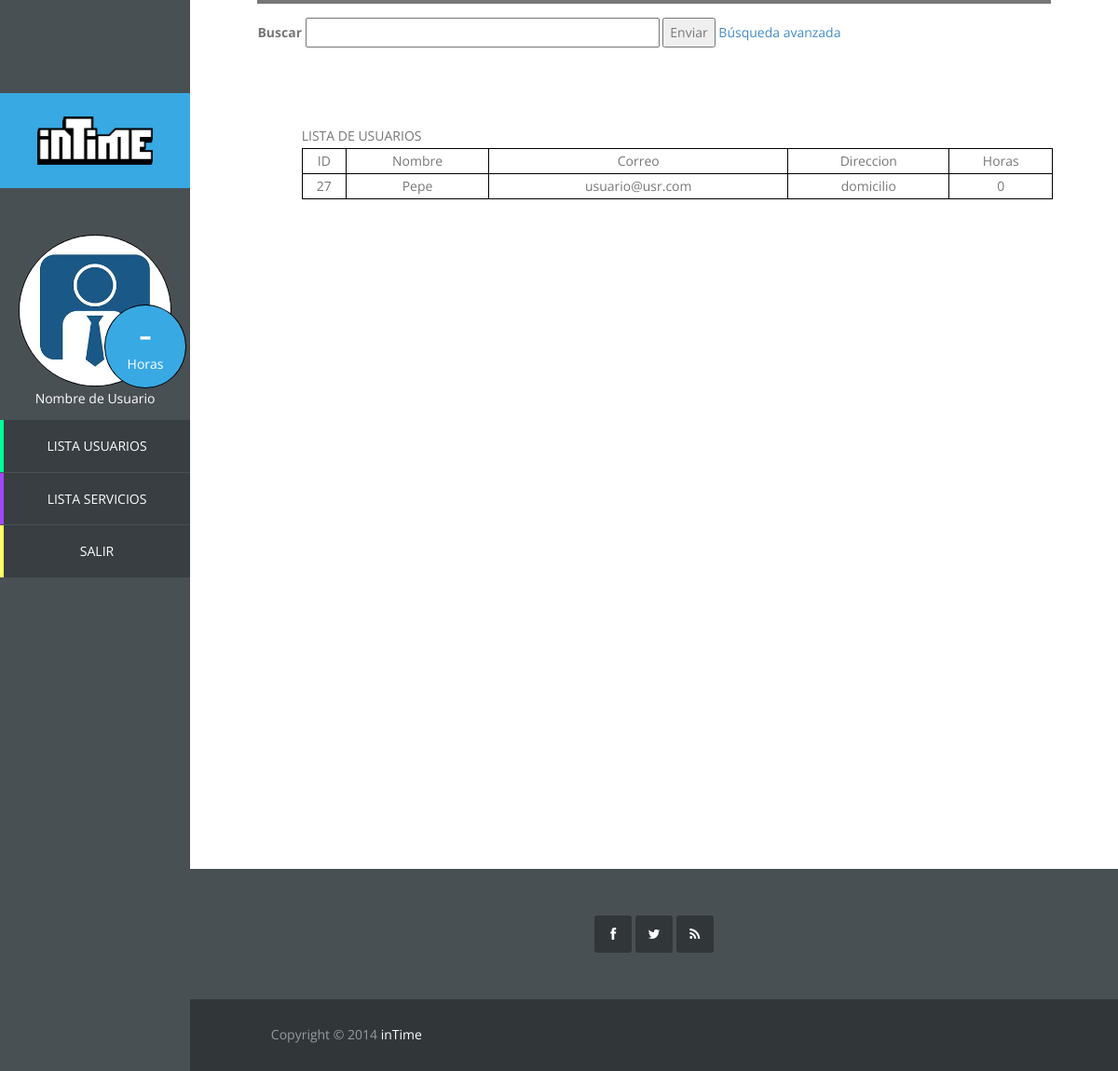
The app's page /vista/usuariosadmin.php, older data.
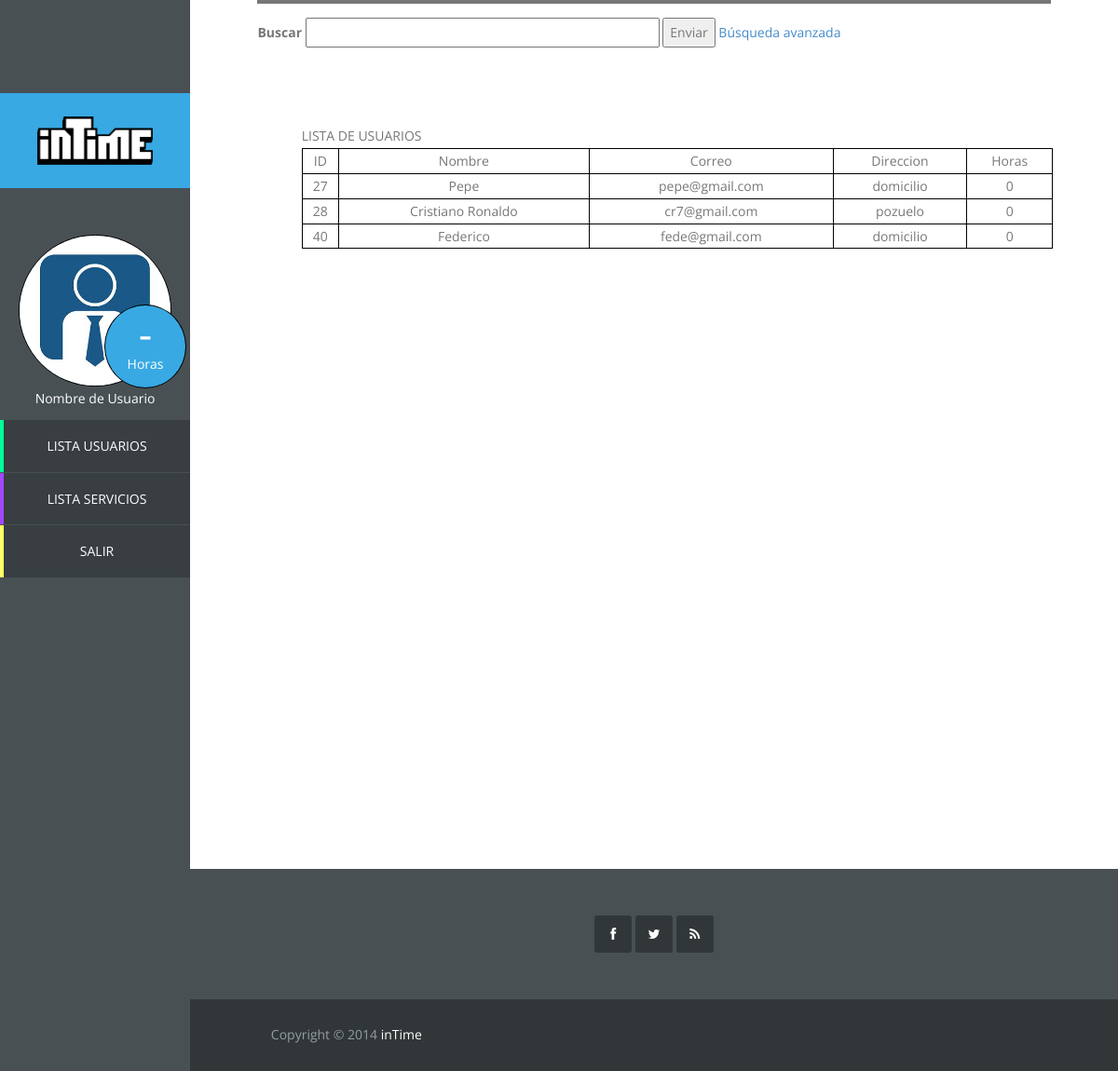
The same page, newer data.
### tables this page shows
CREATE TABLE IF NOT EXISTS `usuario` (
  `id_usuario` int(11) NOT NULL AUTO_INCREMENT,
  `correo` varchar(40) NOT NULL,
  `nombre` varchar(20) NOT NULL,
  `apellidos` varchar(40) NOT NULL,
  `direccion` varchar(80) NOT NULL,
  `horas_usuario` int(11) NOT NULL,
  `foto` blob,
  `pass` char(128) NOT NULL,
  `salt` char(128) NOT NULL,
  PRIMARY KEY (`id_usuario`),
  UNIQUE KEY `correo` (`correo`)
);

### controlador/opbasededatos.php (called while the page is built, shortened)
<?php
class Mysql{
	private $host="localhost";
	private $user="root";
    private $clave="";
	public function conectar(){
        $this->conexion=mysqli_connect($this->host,$this->user,$this->clave);
    }
	public function mostrar_todos_usuarios(){
		$enlace = $this->conectar();
		$consulta = "SELECT id_usuario, nombre, correo, direccion, horas_usuario  FROM usuario";
		$resultado = mysqli_query($enlace, $consulta);
		return $resultado;
	}
}

### vista/usuariosadmin.php (the view, shortened to what this page needs)
<!DOCTYPE html>
<?php
require_once '../controlador/opbasededatos.php';
?>
<html lang="es">
	<head>
		<link rel="stylesheet" href="css/bootstrap.min.css">
		<link rel="stylesheet" href="css/font-awesome.min.css">
		<link rel="stylesheet" href="css/templatemo_misc.css">
		<link rel="stylesheet" href="css/templatemo_style.css">
	</head>
	<body>
		<?php include "sidebaradmin.php"
		?>
		<div id="main-content">
			<div id="templatemo">
				<div class="section-content">
					<div class="row">
						<div class="col-md-12">
							<div class="section-title">
								<div class="buscador">
									<form class="buscador-form" method="get" action="busqueda.php" accept-charset="utf-8">
										<label>Buscar</label>
										<input type="text" name="nombrebusq" size="50">
										<button type="submit" name="submit">
											Enviar
										</button>
										<a href="busqueda.php">Búsqueda avanzada</a>
									</form>
								</div>
							</div>
						</div>
					</div>
					<div class="panel-admin">
						<div class="lista-admin">
							<table>
							<?php
							$BDD = new Mysql();
							$resultado = $BDD->mostrar_todos_usuarios();
							echo "<table border='1' cellpadding='2' cellspacing='2'";
							echo "<tr><td>ID</td><td>Nombre</td><td>Correo</td><td>Direccion</td><td>Horas</td>";
							while ($row = mysqli_fetch_array($resultado)) {
							        echo "<tr>";
							        echo "<td>".$row["id_usuario"]."</td>";
							        echo "<td>".$row["nombre"]."</td>";
							        echo "<td>".$row["correo"]."</td>";
							        echo "<td>".$row["direccion"]."</td>";
							        echo "<td>".$row["horas_usuario"]."</td>";
							        echo "</tr>";
							}
							?>
							</table>
					</div>
				</div>
			</div>
			<?php include 'footer.php'
			?>
		</div>
	</body>
</html>

### vista/sidebaradmin.php
<aside id="main-sidebar" >
	<div class="logo">
		<a href="index.php"><img src="images/logo.png" /></a>
	</div>
	<div class="navigation-log-in">
		<ul class="main-menu">
			<div class="circle-text">
				<div class="contador">-</div>
				<p>Horas</p>
			</div>
		<img src="images/admin.jpg" >
		<p>Nombre de Usuario</p>
			<li class="user-list">
				<a href="usuariosadmin.php">Lista Usuarios</a>
			</li>
			<li class="service-list">
				<a href="serviciosadmin.php">Lista Servicios</a>
			</li>
			<li class="log-out">
				<a href="index.php">Salir</a>
			</li>
		</ul>
	</div>
</aside>

### vista/footer.php
<div class="site-footer">
	<div class="first-footer">
		<div class="container-fluid">
			<div class="row">
				<div class="col-md-12">
					<div class="social-footer">
						<ul>
							<li>
								<a href="#" class="fa fa-facebook"> </a>
							</li>
							<li>
								<a href="#" class="fa fa-twitter"> </a>
							</li>
							<li>
								<a href="#" class="fa fa-rss"> </a>
							</li>
						</ul>
					</div>
				</div>
			</div>
		</div>
	</div>
	<div class="bottom-footer">
		<div class="container-fluid">
			<div class="row">
				<div class="col-md-6">
					<p class="copyright">
						Copyright © 2014 <a href="#">inTime</a>
					</p>
				</div>
			</div>
		</div>
	</div>
</div>

### vista/css/templatemo_style.css (style rules this page uses)
.main-menu, .responsive-menu ul, .social-member, .progess-bars, .first-footer .social-footer ul { padding: 0%; margin: 0%; list-style: none; }
body { font: 14px/1.85em 'Open Sans', Arial, Helvetice Neue, sans-serif; color: #777777; font-weight: 300px; font-style: normal; -webkit-font-smoothing: antialiased; -webkit-text-size-adjust: 100%; }
a, a:hover, a:focus { text-decoration: none; -webkit-transition: all 150ms ease-in; -moz-transition: all 150ms ease-in; -o-transition: all 150ms ease-in; transition: all 150ms ease-in; }
*, *:before, *:after { -moz-box-sizing: border-box; -webkit-box-sizing: border-box; box-sizing: border-box; }
#main-content, .full-width-slider { width: 83%; }
.section-content { padding: 0 7%; margin-bottom: 100px; height: 200%; }
.section-title { border-top: 4px solid; margin-bottom: 80px; }
div.buscador { position: relative; width: 78%; margin-top: 15px; }
#main-sidebar { position: fixed; float: left; width: 17%; height: 100%; background-color: #495054; color: white; margin-right: 0px; overflow: auto; }
.logo { margin-top: 100px; background-color: #38a9e3; padding: 25px 40px; }
.logo a { color: white; }
.logo a img { width: 100%; height: 100%; }
.main-menu { text-align: center; }
.main-menu li { margin-bottom: 1px; }
.main-menu li a { color: white; text-transform: uppercase; display: block; border-left: 4px solid; padding: 15px 30px; background-color: #383e41; -webkit-transition: all 150ms ease-in; -moz-transition: all 150ms ease-in; -o-transition: all 150ms ease-in; transition: all 150ms ease-in; }
li.log-out a { border-color: #FFFF66; }
li.user-list a { border-color: #00FF99; }
li.service-list a { border-color: #A347FF; }
.navigation-log-in { padding-top: 50px; }
.navigation-log-in img { border: 1px solid black; border-radius:120px; width: 80%; }
.first-footer { background-color: #495054; padding: 50px; text-align: center; border-left: 5px solid #313639; }
.first-footer .social-footer ul li { display: inline; }
.first-footer .social-footer ul li a { width: 40px; height: 40px; -webkit-border-radius: 3px; border-radius: 3px; background-clip: padding-box; background-color: #313639; text-align: center; line-height: 40px; color: white; }
.bottom-footer { background-color: #313639; color: #949da2; padding: 25px 7% 16px 7%; }
.bottom-footer a { color: white; }
#main-content { float: left; width: 83%; height: 100%; margin-left: 17%; overflow: hidden; }
.first-footer { border-left: 0; }
.lista-users table,th,td { text-align:center; }
.lista-admin { padding-left:50px; }
.panel-admin { position: relative; margin-bottom:50px;min-height:700px; }
.lista-admin table,td,th { border: 1px solid black; }
.lista-admin table { width:100%; }
.circle-text { position: absolute; width: 43%; margin-left: 55%; margin-top: 37%; }
.circle-text:after { content: ""; display: block; width: 100%; height:0; padding-bottom: 100%; background: #38a9e3; -moz-border-radius: 50%; -webkit-border-radius: 50%; border-radius: 50%; border: 1px solid black; }
.circle-text p { position: absolute; float: left; width: 100%; padding-top: 73%; line-height: 1em; margin-top: -0.5em; text-align: center; color: white; }
.circle-text div { position: absolute; width: 100%; padding-top: 35%; line-height: 1em; margin-top: -0.5em; text-align: center; color: white; font-size: 45px; }

Row changes from the older to the newer data that the page shows:
changed usuario "Pepe": correo "usuario@usr.com" → "pepe@gmail.com"
added usuario: id_usuario "28", nombre "Cristiano Ronaldo", correo "cr7@gmail.com", direccion "pozuelo", horas_usuario "0"
added usuario: id_usuario "40", nombre "Federico", correo "fede@gmail.com", direccion "domicilio", horas_usuario "0"
